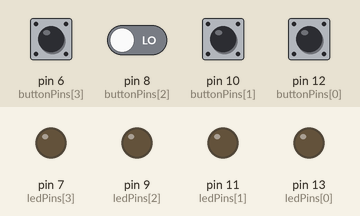
A sketch run on a simulated Arduino Uno, built with avr-gcc and run on an emulated ATmega328P. Shown: output pins drawn as LEDs (lit = HIGH). Dashed ring = blinking. Inputs (shaded band) come from the test bench; at power-on: pin 6 (buttonPins[3]), pin 8 (buttonPins[2]), pin 10 (buttonPins[1]), pin 12 (buttonPins[0]) LOW. Random numbers use the default seed unless the sketch sets one.

Above: at 1.5 s.
1.6 s: pin 6 (buttonPins[3]) pulled HIGH for 0.15 s
At 2.05 s:
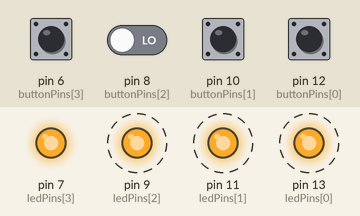
4.7 s: pin 6 (buttonPins[3]) driven HIGH and pin 8 (buttonPins[2]) driven HIGH
At 6.1 s:
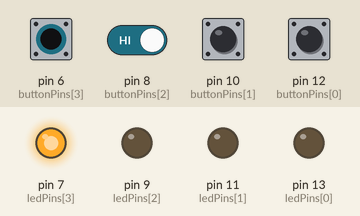
At 6.6 s:
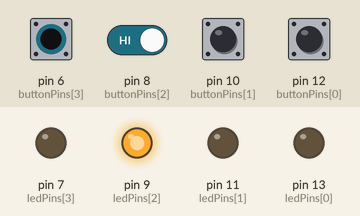
7.7 s: pin 8 (buttonPins[2]) driven LOW
10.7 s: pin 10 (buttonPins[1]) pulled HIGH for 1 s
13.7 s: pin 6 (buttonPins[3]) driven LOW
16.7 s: pin 6 (buttonPins[3]) driven HIGH
At 18.8 s:
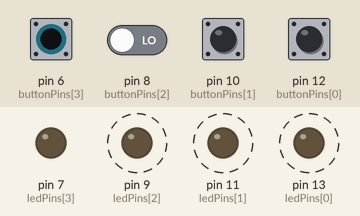
Timing chart, 0 to 20.3 s (numbered marks = the images above; inputs shaded):
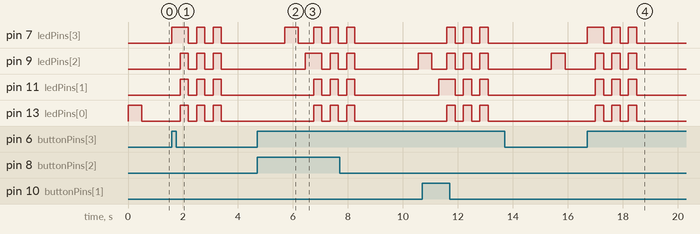

The sketch:

exercicio_09.ino
```cpp
int ledPins[] = {13, 11, 9, 7};
int buttonPins[] = {12, 10, 8, 6};

int sequence[100];
int currentLevel = 0;


void playSequence(void);
int checkPlayerInput(void);
void gameOver(void);

void setup() {
  int i;
  for (i = 0; i < 4; i++) {
    pinMode(ledPins[i], OUTPUT);
    pinMode(buttonPins[i], INPUT);
  }


  randomSeed(analogRead(0));
}

void loop() {
  sequence[currentLevel] = random(0, 4);
  currentLevel++;

  playSequence();


  if (checkPlayerInput() == 0) {
    gameOver();
  }

  delay(1000);
}


void playSequence(void) {
  int i;
  for (i = 0; i < currentLevel; i++) {
    int currentLed = sequence[i];
    digitalWrite(ledPins[currentLed], HIGH);
    delay(500);
    digitalWrite(ledPins[currentLed], LOW);
    delay(250);
  }
}

int checkPlayerInput(void) {
  int i;
  for (i = 0; i < currentLevel; i++) {
    int buttonPressed = 0;
    int expectedButton = sequence[i];

    while (buttonPressed == 0) {
      int btn;
      for (btn = 0; btn < 4; btn++) {
        if (digitalRead(buttonPins[btn]) == HIGH) {

          digitalWrite(ledPins[btn], HIGH);
          delay(300);
          digitalWrite(ledPins[btn], LOW);


          if (btn != expectedButton) {
            return 0;
          }

          buttonPressed = 1;


          while (digitalRead(buttonPins[btn]) == HIGH) { delay(10); }
        }
      }
    }
  }
  return 1;
}

void gameOver(void) {
  int i, j;
  for (j = 0; j < 3; j++) {
    for (i = 0; i < 4; i++) {
      digitalWrite(ledPins[i], HIGH);
    }
    delay(300);
    for (i = 0; i < 4; i++) {
      digitalWrite(ledPins[i], LOW);
    }
    delay(300);
  }
  currentLevel = 0;
  delay(1000);
}
```

Measured:
- after the input at 1.6 s, pin 7 (ledPins[3]): LOW → HIGH at once, then repeats every 0.60 s: LOW 0.30 s, HIGH 0.30 s, until it stays LOW from 3.4 s; pin 9 (ledPins[2]), pin 11 (ledPins[1]), pin 13 (ledPins[0]): alternates HIGH for 0.30 s and LOW for 0.30 s, 6 changes in all, then stays LOW, starting after 0.30 s
- after the input at 4.7 s, pin 9 (ledPins[2]): LOW → HIGH after 1.8 s, → LOW 0.60 s later, → HIGH 0.30 s later, → LOW 0.30 s later; pin 11 (ledPins[1]), pin 13 (ledPins[0]): alternates HIGH for 0.30 s and LOW for 0.30 s, starting after 2.1 s
- after the input at 16.7 s, pin 7 (ledPins[3]): LOW → HIGH at once, then repeats every 0.60 s: LOW 0.30 s, HIGH 0.30 s, until it stays LOW from 18.5 s; pin 9 (ledPins[2]), pin 11 (ledPins[1]), pin 13 (ledPins[0]): alternates HIGH for 0.30 s and LOW for 0.30 s, 6 changes in all, then stays LOW, starting after 0.30 s
